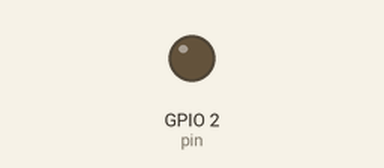
Recording of a sketch running on a simulated ESP32. Parts: output pins drawn as LEDs (lit = HIGH).

Above: at 0.05 s.
At 5.75 s:
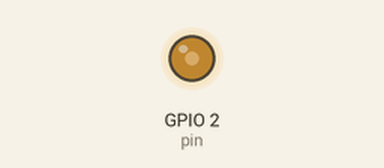
At 11.55 s:
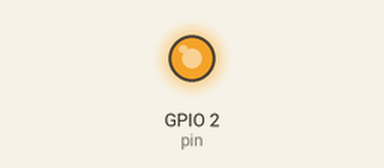
At 23.15 s:
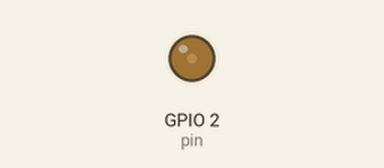
Timing chart, 0 to 33.3 s (numbered marks = the images above):
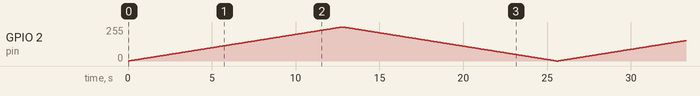

The sketch:

TestingVAGPIO.ino
```cpp
const int pin = 2; // Select PIN
const bool analogTesting = true; // Set Mode (Analog | Digital)
const int analogDelay = 50; // Set Analog Delay During Fade
const int digitalDelay = 2000; // Set Digital Delay Between On/Off
void setup() {
  pinMode(pin, OUTPUT);
}

void loop() {
  if(analogTesting) {
    // ANALOG TESTING ---------------------------------------
    for (int i = 0; i <= 255; i++) {
    analogWrite(pin, i); // Set brightness to i
    delay(analogDelay); // Adjust delay for fading speed
    }

    // Fade out
    for (int i = 255; i >= 0; i--) {
      analogWrite(pin, i); // Set brightness to i
      delay(analogDelay); // Adjust delay for fading speed
    }
  } else {
    // DIGITAL TESTING --------------------------------------
    digitalWrite(pin, HIGH); // Turn the LED on
    delay(digitalDelay); // Wait for 1 second
    digitalWrite(pin, LOW); // Turn the LED off
    delay(digitalDelay); // Wait for 1 second
  }
}

/*
Mulimeter set to 20 Direct Voltage | PIN 2 | Analog Mode
3V3: 3.31
GND: 0.00
D15: 3.30
D2: Alternates (0 to 3.32)
D4: 0.00
RX2: 0.46
TX2: 0.54
D5: 3.31
D18: 0.37
D19: 0.13
D21: 0.41
RX0: 3.31
TX0: 3.30
D22: 0.42
D23: 0.39
VIN: 4.94
GND: 0.00
D13: 0.00
D12: 0.00
D14: 3.31
D27: 0.06
D26: 0.08
D25: 0.08
D33: 0.06
D32: 0.06
D35: 0.07
D34: 0.07
VN: 0.07
VP: 0.08
EN: 3.31
*/
```
